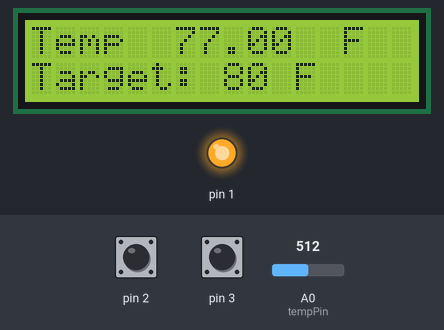
A sketch run on a simulated Arduino Uno, built with avr-gcc and run on an emulated ATmega328P. Parts: 16×2 character LCD, output pins drawn as LEDs (lit = HIGH). Inputs (shaded band) come from the test bench; at power-on: pin 2 HIGH, pin 3 HIGH, A0 (tempPin) = 512.

Above: at 1.2 s.
1.3 s: pin 2 pulled LOW for 3.2 s
At 5.2 s:
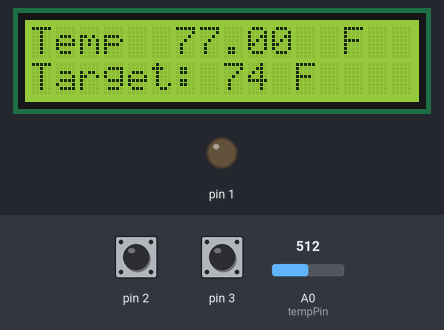
6.1 s: pin 3 pulled LOW for 3.2 s
At 10.8 s:
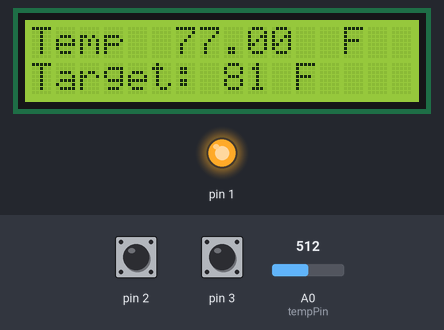
11.1 s: A0 (tempPin) set to 547
At 12.2 s:
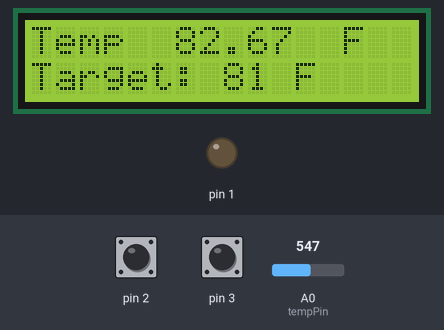
13.1 s: pin 2 pulled LOW for 0.6 s
At 14.5 s:
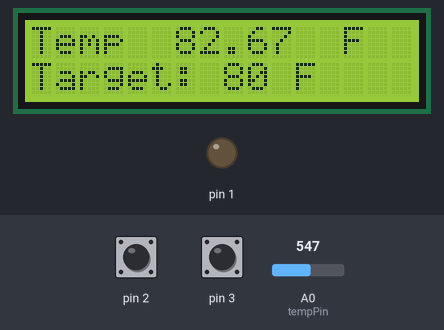
15.2 s: pin 3 pulled LOW for 0.6 s
At 17.4 s:
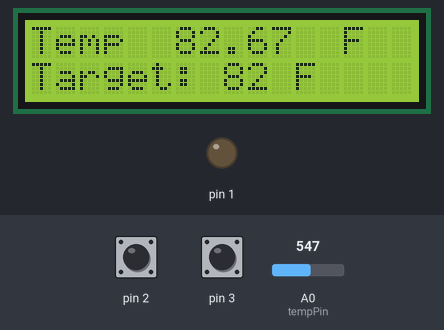
17.7 s: A0 (tempPin) set to 511
At 18.6 s:
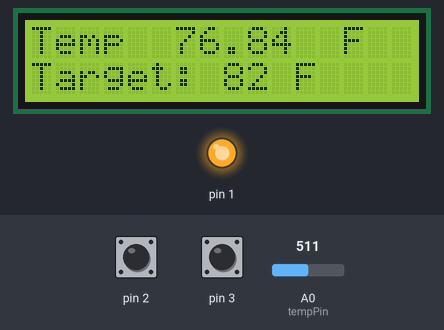
Timing chart, 0 to 20.7 s (numbered marks = the images above; inputs shaded):
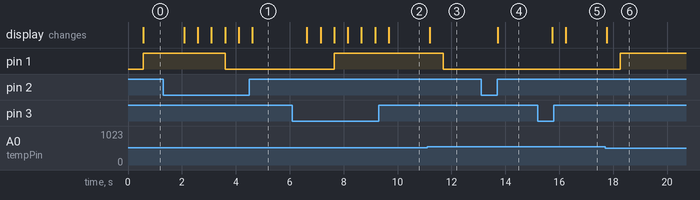

The sketch:

Thermometer_jim.ino
```cpp
//www.elegoo.com
//2016.12.9

#include <LiquidCrystal.h>
int tempPin = 0;
int tempTarget = 80;
//                BS  E  D4 D5  D6 D7
LiquidCrystal lcd(7, 8, 9, 10, 11, 12);
void setup()
{
  /*lcd.begin(cols, rows)
    lcd: a variable of type LiquidCrystal
    cols: the number of columns that the display has
    rows: the number of rows that the display has
  */
  lcd.begin(16, 2);
  pinMode(1, OUTPUT);
  pinMode(2, INPUT_PULLUP);
  pinMode(3, INPUT_PULLUP);
}
void loop()
{
  int tempReading = analogRead(tempPin);
  // This is OK
  double tempK = log(10000.0 * ((1024.0 / tempReading - 1)));
  tempK = 1 / (0.001129148 + (0.000234125 + (0.0000000876741 * tempK * tempK )) * tempK );       //  Temp Kelvin
  float tempC = tempK - 273.15;            // Convert Kelvin to Celcius
  float tempF = (tempC * 9.0)/ 5.0 + 32.0; // Convert Celcius to Fahrenheit
  /*  replaced
    float tempVolts = tempReading * 5.0 / 1024.0;
    float tempC = (tempVolts - 0.5) * 10.0;
    float tempF = tempC * 9.0 / 5.0 + 32.0;
  */

  //use pushbuttons to adjust temp target
  if (digitalRead(2) == HIGH)
  {
    tempTarget += 1;
  }
  if (digitalRead(3) == HIGH)
  {
    tempTarget -= 1;
  }

  // Display Temperature in C
  lcd.setCursor(0, 0);
//  lcd.print("Temp         C  ");
  // Display Temperature in F
  lcd.print("Temp         F  ");
  lcd.setCursor(6, 0);
  // Display Temperature in C
//  lcd.print(tempC);
  // Display Temperature in F
  lcd.print(tempF);
  delay(500);
  lcd.setCursor(0,1);
  lcd.print("Target: " + String(tempTarget) + " F");

  //if tempF is above tempTarget, turn off the LED (heat); if it is below the tempTarget, turn on the LED (heat)
  if(tempF >= tempTarget) {
    digitalWrite(1, LOW);
  }
  else{
    digitalWrite(1, HIGH);
  }
}
```

Measured:
- the behaviour switches between 536 and 537 on A0 (tempPin) (found by bisection; images 2 and 3)
- after the input at 1.3 s, pin 1: HIGH → LOW after 2.3 s; the display: first changes after 0.79 s (image 1 shows a later state)
- after the input at 6.1 s, pin 1: LOW → HIGH after 1.5 s; the display: first changes after 0.54 s (image 2 shows a later state)
- after the input at 11.1 s, pin 1: HIGH → LOW after 0.59 s; the display: changes after 0.09 s (image 3)
- after the input at 13.1 s, the display: changes after 0.61 s (image 4)
- after the input at 15.2 s, the display: first changes after 0.54 s (image 5 shows a later state)
- after the input at 17.7 s, pin 1: LOW → HIGH after 0.57 s; the display: changes after 0.06 s (image 6)
